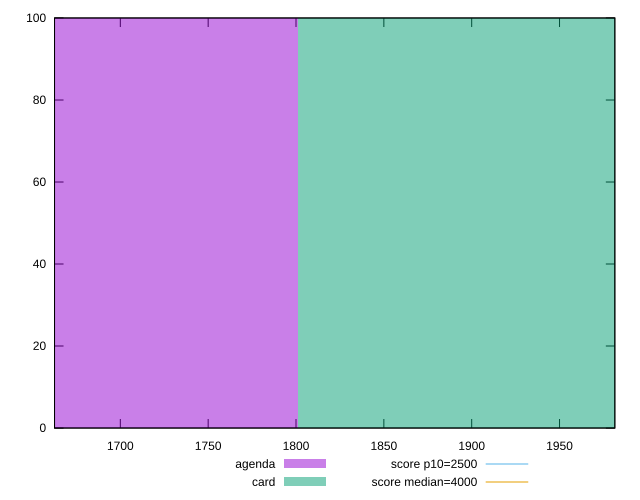

gnuplot code for this plot:
reset

$agenda <<EOF
1706.545557497465 100
EOF

$card <<EOF
1896.1617305527388 100
EOF

set key outside below
set boxwidth 189.6161730552739
set xrange [1662.5549999999998:1981.4679999999998]
set yrange [0:100]
set trange [0:100]
set style fill transparent solid 0.5 noborder

set parametric
set terminal svg size 640, 500 enhanced background rgb 'white'
set output "reports/report_00031_2021-02-24T23-18-18.084Z/largest-contentful-paint/comparison/histogram/1_vs_2.svg"

plot $agenda title "agenda" with boxes, \
     $card title "card" with boxes, \
     2500,t title "score p10=2500", \
     4000,t title "score median=4000"

reset
